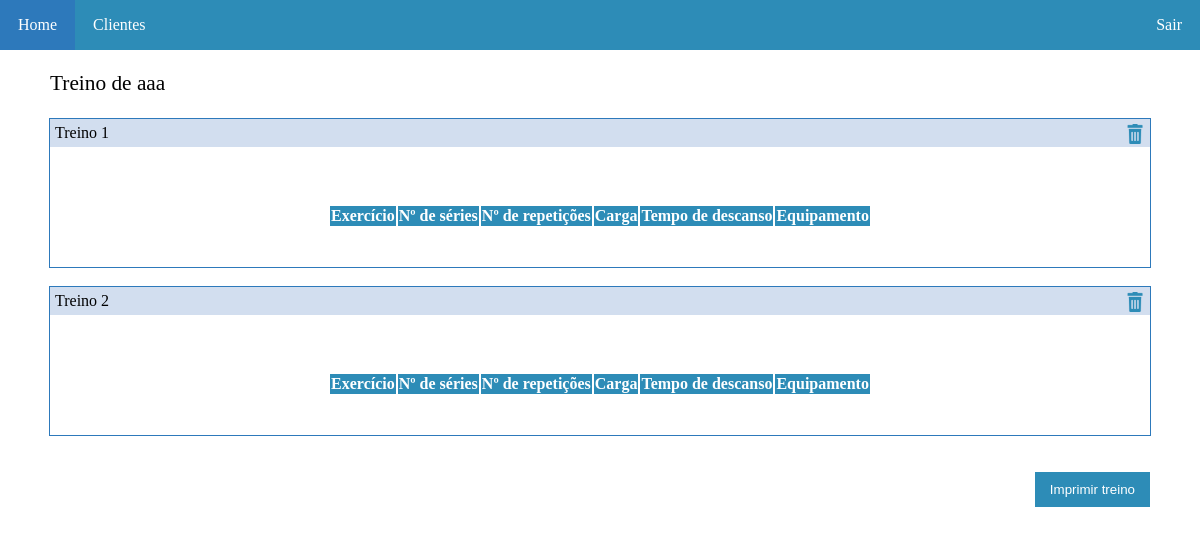
Screenshot of /verTreino.php?c=805184 (signed in) with the database file from the repository.
### tables this page shows
CREATE TABLE `aluno` (
  `cpf` varchar(50) NOT NULL,
  `nome` varchar(200) NOT NULL,
  `dataNasc` date NOT NULL,
  `genero` char(1) NOT NULL,
  `altura` float NOT NULL,
  `biotipo` varchar(100) NOT NULL,
  `frequenciaSem` int(11) NOT NULL,
  `codigo` varchar(45) NOT NULL
);

CREATE TABLE `treino` (
  `id` int(11) NOT NULL,
  `nome` varchar(100) NOT NULL,
  `objetivo` varchar(100) DEFAULT NULL,
  `aluno` varchar(45) NOT NULL
);

### Dao/dao.class.php (called while the page is built, shortened)
<?php
require_once 'DaoBDClass/conexao.class.php';
require_once 'DaoBDClass/select.class.php';
class dao {
    public function buscarObjeto($objeto, $termos = []) {
        if (empty($termos)) {
            $reflectionObjeto = new ReflectionObject($objeto);
            foreach ($reflectionObjeto->getProperties() as $property) {
                $prop[] = $property->getName();
            }
            $termosSelect = $this->criarTermos($objeto, $prop);
            $dados = $this->criarDadosParametros($objeto, $prop);
        } else if (is_array($termos)) {
            $termosSelect = $this->criarTermos($objeto, $termos);
            $dados = $this->criarDadosParametros($objeto, $termos);
        } else {
            return false;
        }
        $select = new select();
        $result = $select->doSelect(get_class($objeto), $termosSelect, $dados);
        if (!empty($result)) {
            return $this->criarObjetosBusca($result, $objeto);
        } else {
            return false;
        }
    }
    private function criarTermos($objeto, $termos) {
        $i = 0;
        $erro = 1;
        $reflectionObjeto = new ReflectionObject($objeto);
        foreach ($termos as $termo) {
            foreach ($reflectionObjeto->getProperties() as $property) {
                $prop = $property->getName();
                if ($prop == $termo) {
                    $erro = 0;
                }
            }
            if ($erro == 0 && !is_null($objeto->$termo)) {
                if ($i == 0) {
                    $termosRetorno = 'WHERE ' . $termo . '=:' . $termo;
                } else {
                    $termosRetorno .= ' AND ' . $termo . '=:' . $termo;
                }
                $i++;
            }
        }
        if ($erro == 1) {
            return false;
        } else {
            return $termosRetorno;
        }
    }
    private function criarDadosParametros($objeto, $termos) {
        $i = 0;
        $erro = 1;
        $reflectionObjeto = new ReflectionObject($objeto);
        foreach ($termos as $termo) {
            foreach ($reflectionObjeto->getProperties() as $property) {
                $prop = $property->getName();
                if ($prop == $termo) {
                    $erro = 0;
                }
            }
            if ($erro == 0 && !is_null($objeto->$termo)) {
                if ($i == 0) {
                    $dadosRetorno = $termo . '=' . $objeto->$termo;
                } else {
                    $dadosRetorno .= '&' . $termo . '=' . $objeto->$termo;
                }
                $i++;
            }
        }
        if ($erro == 1) {
            return false;
        } else {
            return $dadosRetorno;
        }
    }
    private function criarObjetosBusca($result, $objeto) {
        $objetoClasse = new $classeObjeto();
        $reflectionObjetoClasse = new ReflectionObject($objetoClasse);
        $retorno = [];
        foreach ($result as $valor) {
            foreach ($reflectionObjetoClasse->getProperties() as $property) {
                $prop = $property->getName();
                $retorno[$prop][] = $valor[$prop];
            }
        }
        $objetosRetorno = [];
        for ($i = 0; $i < count($retorno[$prop]); $i++) {
            $objetoRegistro = new $classeObjeto();
            $reflectionObjetoRegistro = new ReflectionObject($objetoRegistro);
            foreach ($reflectionObjetoRegistro->getProperties() as $property) {
                $prop = $property->getName();
                $method = $reflectionObjetoRegistro->getMethod("set" . $prop);
            }
            array_push($objetosRetorno, $objetoRegistro);
        }
        return $objetosRetorno;
    }
}

### Class/treino.class.php (called while the page is built, shortened)
<?php
class treino {
    private $nome;
    private $id;
    function __get($prop) {
        return $this->$prop;
    }
    function getNome() {
        return $this->nome;
    }
    function getId() {
        return $this->id;
    }
    function setNome($nome) {
        $this->nome = $nome;
    }
    function setId($id) {
        $this->id = $id;
    }
}

### Dao/DaoBDClass/conexao.class.php (called while the page is built)
<?php
class conexao {
    private static $host = 'localhost';
    private static $user = 'root';
    private static $pass = '';
    private static $bd = 'academia';
    private static $connect;
    private static function conectar() {
        try {
            $options = [PDO::MYSQL_ATTR_INIT_COMMAND => 'SET NAMES UTF8'];
            $dsn = 'mysql:host=' . self::$host . ';dbname=' . self::$bd;
            self::$connect = new PDO($dsn, self::$user, self::$pass, $options);
        } catch (PDOException $e) {
            echo 'ERRO: --' . $e->getMessage() . '-- na linha --' . $e->getLine() . '--';
        }
        return self::$connect;
    }
    public static function getConexao() {
        return self::conectar();
    }
}

### Dao/DaoBDClass/select.class.php (called while the page is built, shortened)
<?php
class select extends conexao {
    private $select;
    private $places;
    private $conexao;
    private $query;
    public function doSelect($tabela, $termos = null, $dados = null) {
        $this->query = 'SELECT * FROM ' . $tabela . ' ' . $termos;
        parse_str($dados, $this->places);
        return $this->executar();
    }
    private function conectando() {
        $this->conexao = parent::getConexao();
    }
    private function getSintaxe() {
        foreach ($this->places as $indice => $valor) {
            $this->select->bindValue(':' . $indice, $valor, (is_int($valor)) ? PDO::PARAM_INT : PDO::PARAM_STR);
        }
    }
    private function executar() {
        try {
            $this->select = $this->conexao->prepare($this->query);
            $this->select->setFetchMode(PDO::FETCH_ASSOC);
            $this->getSintaxe();
            $this->select->execute();
            $this->resultado = $this->select->fetchAll();
            return $this->resultado;
        } catch (PDOException $e) {
            echo 'Erro - ' . $e->getMessage();
        }
    }
}

### Class/aluno.class.php (called while the page is built, shortened)
<?php
class aluno {
    private $nome;
    private $codigo;
    function __get($name) {
        return $this->$name;
    }
    function getNome() {
        return $this->nome;
    }
    function getCodigo() {
        return $this->codigo;
    }
    function setNome($nome) {
        $this->nome = $nome;
    }
    function setCodigo($codigo) {
        $this->codigo = $codigo;
    }
}

### verTreino.php (the view, shortened to what this page needs)
<?php
require_once './Class/aluno.class.php';
require_once './Class/treino.class.php';
require_once './Dao/dao.class.php';
if ($_GET) {
    $codigo = $_GET['c'];
}
?>
<html>
    <head>
        <link href="estilo.css" rel="stylesheet">
        <link href="css/dataTables.css" rel="stylesheet">
        <link href="https://cdn.datatables.net/1.10.12/css/jquery.dataTables.min.css" rel="stylesheet">
    </head>
    <body>
        <ul>
            <?php
            if (isset($_SESSION)) {
                if ($_SESSION['tipoUsuario'] == 1) {
                    ?>
                    <li><a href="inicio.php">Home</a></li>
                    <li><a href="cliente.php">Clientes</a></li>
                    <?php
                } else {
                    echo '<li><a href="">Olá, ' . $_SESSION['nomeAluno'] . '!</a></li>';
                }
            }
            ?>
            <li id="sair"><a href="logout.php">Sair</a></li>
        </ul>
    <center>
        <div id="treino-pessoa">
            <?php
            if (isset($codigo)) {
                $aluno = new aluno();
                $aluno->setCodigo($codigo);
                $dao = new dao();
                $aluno = $dao->buscarObjeto($aluno);
                $nomeAluno = $aluno[0]->getNome();
                $codigoAluno = $aluno[0]->getCodigo();
            }
            $treino = new treino();
            $treino->setAluno($codigoAluno);
            $treino = $dao->buscarObjeto($treino);
            if (!$treino) {
                if ($_SESSION['tipoUsuario'] == 1) {
                    echo '<h1>Não há treino associado ao cliente ' . $nomeAluno . '.</h1>';
                    echo 'Clique <a href="inserirTreino.php?c=' . $codigoAluno . '">aqui</a> para inserir um treino.';
                    die();
                } else {
                    echo '<h1>Não há treino associado ao seu perfil. <br> Comunique um instrutor!</h1>';
                    die();
                }
            } else {
                echo '<p style="font-size: 16pt;">Treino de ' . $nomeAluno . '</p>';
            }
            ?>
        </div>
        <?php
        foreach ($treino as $treinoDados) {
            ?>
            <div class="div-cliente">
                <div id="breadcrumbs">
                    <?php
                    echo 'Treino ' . $treinoDados->getNome();
                    ?>
                    <a href="excluirTreino.php?i=<?php echo $treinoDados->getId(); ?>&c=<?php echo $codigoAluno; ?>" style="float: right;"><img src="img/excluir-icon.png" style="height: 20px;"></a></div>
                <br>
                <div style="display: table; padding: 20px;margin: auto;">
                    <table id="treino" class="table table-striped display nowrap" cellspacing="0" style="padding-top: 20px; padding-bottom: 20px; border: 0px; text-align: center;">
                        <thead style="background-color: #2D8CB7 !important; color: white !important;">
                            <tr>
                                <th style="border: 0.5px solid white !important;">Exercício</th>
                                <th style="border: 0.5px solid white !important;">Nº de séries</th>
                                <th style="border: 0.5px solid white !important;">Nº de repetições</th>
                                <th style="border: 0.5px solid white !important;">Carga</th>
                                <th style="border: 0.5px solid white !important;">Tempo de descanso</th>
                                <th style="border: 0.5px solid white !important;">Equipamento</th>
                            </tr>
                        </thead>
                    </table>
                </div>
            </div>
            <br>
            <?php
        }
        ?>
        <br>
        <div id="treino-pessoa">
            <button style="float: right" type="submit" id="btn-entrar" onclick="javascript:window.print()">Imprimir treino</button>
        </div>
        <br>
    </center>
</body>
</html>

### estilo.css (style rules this page uses)
body { margin: 0px; font-family: Verdana; }
ul { list-style-type: none; margin: 0; padding: 0; overflow: hidden; background-color: #2D8CB7; }
li { float: left; }
li a { display: block; color: white; text-align: center; padding: 16px 18px; text-decoration: none; }
#sair { float: right; }
#btn-entrar { background: #2D8CB7; color: white; padding-top: 10px; padding-bottom: 10px; padding-left: 15px; padding-right: 15px; border: 0px; }
.div-cliente { border: 1px solid #2D79BB; width: 1100px; display: table; text-align: center; }
#breadcrumbs { padding: 5px; background: #D2DEEF; text-align: left; }
#treino-pessoa { width: 1100px; text-align: left; }

### rows the page displays
aluno: nome "aaa"
treino: nome "1"
treino: nome "2"
